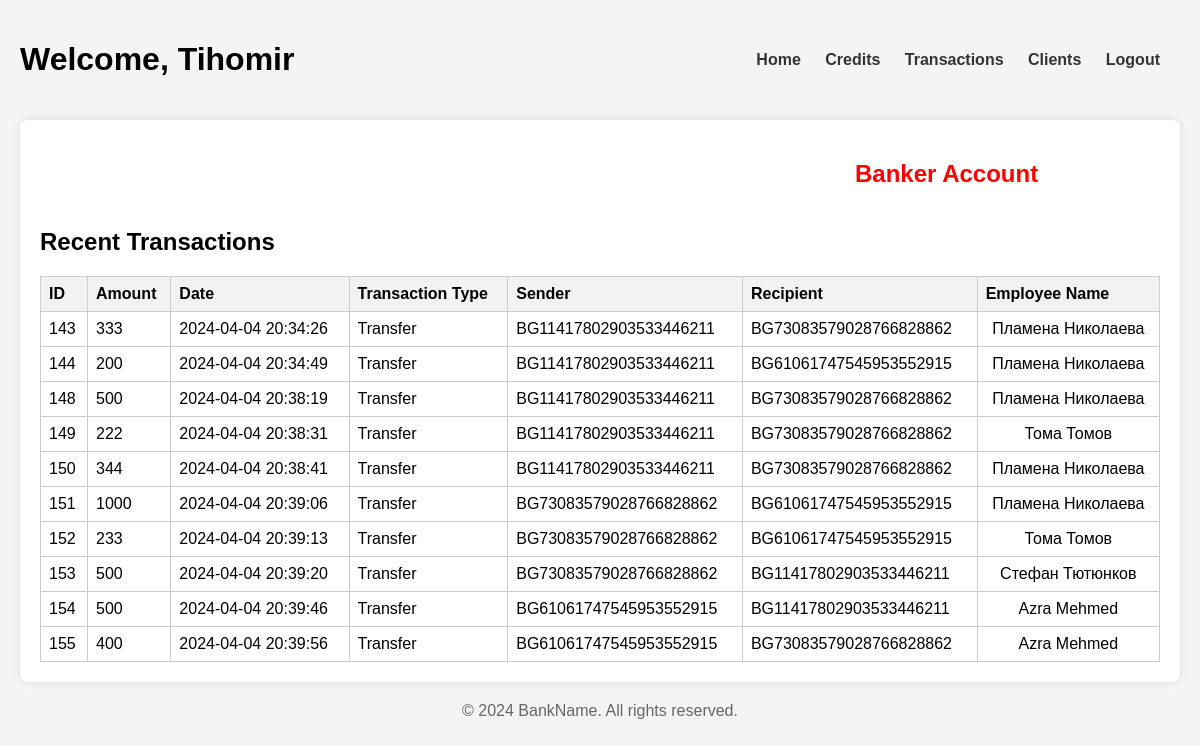
The app's page /Transactions.php (signed in) with its own data.
### tables this page shows
CREATE TABLE `transaction` (
  `ID` int(11) NOT NULL,
  `Amount` decimal(10,0) NOT NULL,
  `Date` timestamp NOT NULL DEFAULT current_timestamp() ON UPDATE current_timestamp(),
  `Trans_Type_ID` int(11) NOT NULL,
  `S_Bank_Account_IBAN` varchar(22) NOT NULL,
  `R_Bank_Account_IBAN` varchar(22) NOT NULL,
  `Employee_EGN` varchar(10) NOT NULL
);

CREATE TABLE `trans_type` (
  `ID` int(11) NOT NULL,
  `Type` varchar(20) NOT NULL
);

CREATE TABLE `employee` (
  `Name` varchar(50) NOT NULL,
  `EGN` varchar(10) NOT NULL,
  `Phone_number` varchar(10) NOT NULL,
  `Position_ID` int(11) NOT NULL,
  `username` varchar(50) NOT NULL,
  `password` text NOT NULL
);

### User_Acc_Info.php (called while the page is built, shortened)
<?php
  $name = $_SESSION['name'];
?>

### Transactions.php (the view, shortened to what this page needs)
<?php
  include("User_Acc_Info.php");
?>
<!DOCTYPE html>
<html lang="en">
  <head>
    <link rel="stylesheet" href="Style\styles.css" />
  </head>
  <body>
    <div class="container">
      <header>
        <h1>Welcome, <?php echo $name?></h1>
        <nav>
          <ul>
            <li><a href="index.php">Home</a></li>
            <li><a href="Credits.php">Credits</a></li>
            <li><a href="#">Transactions</a></li>
            <li><a href="Profile.php"><?php echo (isset($currAccAmount)) ? 'Profile' : 'Clients'; ?></a></li>
            <li><a href="LOGIN.php">Logout</a></li>
          </ul>
        </nav>
      </header>
      <main >
        <section class="make-transaction">
          <div class="transaction-header-section" style="display: flex; justify-content: space-between">
            <h2 id="accType"style="position:relative; right: 125px;">
              <?php
                if (isset($currAccAmount))
                  echo "Amount: $currAccAmount $currAccCurrency";
                else {
                  echo "Banker Account";
                }
              ?>
            </h2>
          </div>
        </section>
        <section class="transactions">
          <h2>Recent Transactions</h2>
          <table>
            <thead>
              <tr>
                <th>ID</th>
                <th>Amount</th>
                <th>Date</th>
                <th>Transaction Type</th>
                <th>Sender</th>
                <th>Recipient</th>
                <th>Employee Name</th>
              </tr>
            </thead>
            <tbody>
              <tr>
                <?php
                  if(isset($currAccAmount)) {
                    $result = mysqli_query($conn, "SELECT transaction.*,
                      trans_type.Type AS Trans_Type_Name,
                      employee.Name AS Employee_Name
                      FROM transaction
                      INNER JOIN trans_type
                      ON transaction.Trans_Type_ID = trans_type.ID
                      INNER JOIN employee
                      ON transaction.Employee_EGN = employee.EGN
                      WHERE transaction.S_Bank_Account_IBAN = '$currAccIBAN'
                      OR transaction.R_Bank_Account_IBAN = '$currAccIBAN'");
                      if($result) {
                        while($row = mysqli_fetch_assoc($result)){
                          ?>
                              <td><?php echo $row ['ID'];?></td>
                              <td><?php echo $row ['Amount'];?></td>
                              <td><?php echo $row ['Date'];?></td>
                              <td><?php echo $row ['Trans_Type_Name'];?></td>
                              <td><?php echo $row ['S_Bank_Account_IBAN'];?></td>
                              <td><?php echo $row ['R_Bank_Account_IBAN'];?></td>
                              <td><?php echo $row ['Employee_Name'];?></td>
                            </tr>
                            <?php
                            }
                          }
                          else echo"Error";
                  }
                  else {
                    $result = mysqli_query($conn, "SELECT transaction.*,
                      trans_type.Type AS Trans_Type_Name,
                      employee.Name AS Employee_Name
                      FROM transaction
                      INNER JOIN trans_type
                      ON transaction.Trans_Type_ID = trans_type.ID
                      INNER JOIN employee
                      ON transaction.Employee_EGN = employee.EGN");
                      if($result) {
                        while($row = mysqli_fetch_assoc($result)){
                          ?>
                              <td><?php echo $row ['ID'];?></td>
                              <td><?php echo $row ['Amount'];?></td>
                              <td><?php echo $row ['Date'];?></td>
                              <td><?php echo $row ['Trans_Type_Name'];?></td>
                              <td><?php echo $row ['S_Bank_Account_IBAN'];?></td>
                              <td><?php echo $row ['R_Bank_Account_IBAN'];?></td>
                              <td style="text-align: center"><?php echo ($row['Employee_Name'] == $name) ? 'You' : $row['Employee_Name']; ?></td>
                            </tr>
                            <?php
                            }
                          }
                      else echo"Error";
                  }
                ?>
            </tbody>
          </table>
        </section>
      </main>
      <footer>
        <p>&copy; 2024 BankName. All rights reserved.</p>
      </footer>
    </div>
  </body>
</html>

### Style/styles.css (style rules this page uses)
body { font-family: Arial, sans-serif; margin: 0; padding: 0; background-color: #f4f4f4; }
.container { max-width: 1400px; margin: 0 auto; padding: 20px; }
header { display: flex; justify-content: space-between; align-items: center; margin-bottom: 20px; }
nav ul { list-style-type: none; padding: 0; margin: 0; }
nav ul li { display: inline; margin-right: 20px; }
nav ul li a { text-decoration: none; color: #333; font-weight: bold; }
main { background-color: #fff; padding: 20px; border-radius: 8px; box-shadow: 0 0 10px rgba(0, 0, 0, 0.1); }
.transactions table { width: 100%; border-collapse: collapse; }
.transactions th, .transactions td { border: 1px solid #ccc; padding: 8px; text-align: left; }
.transactions th { background-color: #f2f2f2; }
footer { margin-top: 20px; text-align: center; color: #666; }

### records on screen
transaction: ID "143", Amount "333", Date "2024-04-04 20:34:26", Trans_Type_ID.Type "Transfer", S_Bank_Account_IBAN "BG11417802903533446211", R_Bank_Account_IBAN "BG73083579028766828862", Employee_EGN.Name "Пламена Николаева"
transaction: ID "144", Amount "200", Date "2024-04-04 20:34:49", Trans_Type_ID.Type "Transfer", S_Bank_Account_IBAN "BG11417802903533446211", R_Bank_Account_IBAN "BG61061747545953552915", Employee_EGN.Name "Пламена Николаева"
transaction: ID "148", Amount "500", Date "2024-04-04 20:38:19", Trans_Type_ID.Type "Transfer", S_Bank_Account_IBAN "BG11417802903533446211", R_Bank_Account_IBAN "BG73083579028766828862", Employee_EGN.Name "Пламена Николаева"
transaction: ID "149", Amount "222", Date "2024-04-04 20:38:31", Trans_Type_ID.Type "Transfer", S_Bank_Account_IBAN "BG11417802903533446211", R_Bank_Account_IBAN "BG73083579028766828862", Employee_EGN.Name "Тома Томов"
transaction: ID "150", Amount "344", Date "2024-04-04 20:38:41", Trans_Type_ID.Type "Transfer", S_Bank_Account_IBAN "BG11417802903533446211", R_Bank_Account_IBAN "BG73083579028766828862", Employee_EGN.Name "Пламена Николаева"
transaction: ID "151", Amount "1000", Date "2024-04-04 20:39:06", Trans_Type_ID.Type "Transfer", S_Bank_Account_IBAN "BG73083579028766828862", R_Bank_Account_IBAN "BG61061747545953552915", Employee_EGN.Name "Пламена Николаева"
transaction: ID "152", Amount "233", Date "2024-04-04 20:39:13", Trans_Type_ID.Type "Transfer", S_Bank_Account_IBAN "BG73083579028766828862", R_Bank_Account_IBAN "BG61061747545953552915", Employee_EGN.Name "Тома Томов"
transaction: ID "153", Amount "500", Date "2024-04-04 20:39:20", Trans_Type_ID.Type "Transfer", S_Bank_Account_IBAN "BG73083579028766828862", R_Bank_Account_IBAN "BG11417802903533446211", Employee_EGN.Name "Стефан Тютюнков"
transaction: ID "154", Amount "500", Date "2024-04-04 20:39:46", Trans_Type_ID.Type "Transfer", S_Bank_Account_IBAN "BG61061747545953552915", R_Bank_Account_IBAN "BG11417802903533446211", Employee_EGN.Name "Azra Mehmed"
transaction: ID "155", Amount "400", Date "2024-04-04 20:39:56", Trans_Type_ID.Type "Transfer", S_Bank_Account_IBAN "BG61061747545953552915", R_Bank_Account_IBAN "BG73083579028766828862", Employee_EGN.Name "Azra Mehmed"

### other values on screen
$name "Tihomir"
